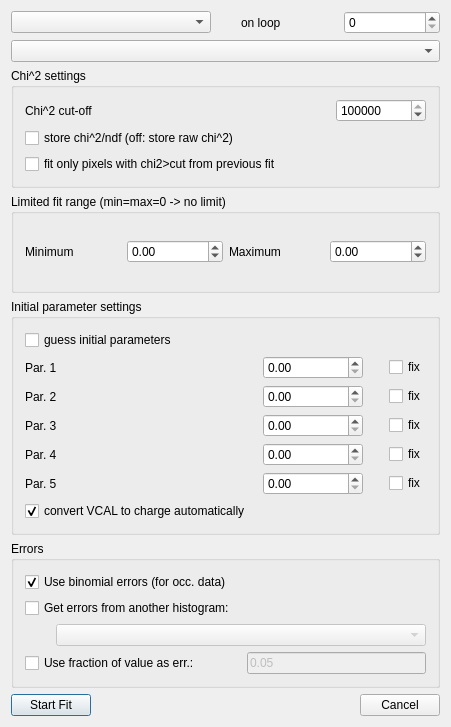
<?xml version="1.0" encoding="UTF-8"?>
<ui version="4.0">
 <class>FitWin</class>
 <widget class="QDialog" name="FitWin">
  <property name="geometry">
   <rect>
    <x>0</x>
    <y>0</y>
    <width>451</width>
    <height>727</height>
   </rect>
  </property>
  <property name="windowTitle">
   <string>Fit settings</string>
  </property>
  <layout class="QVBoxLayout" name="verticalLayout_4">
   <item>
    <layout class="QVBoxLayout" name="verticalLayout_3">
     <item>
      <layout class="QHBoxLayout">
       <item>
        <widget class="QComboBox" name="histoType">
         <property name="minimumSize">
          <size>
           <width>200</width>
           <height>0</height>
          </size>
         </property>
         <property name="currentIndex">
          <number>-1</number>
         </property>
        </widget>
       </item>
       <item>
        <spacer name="loopSpacer">
         <property name="orientation">
          <enum>Qt::Horizontal</enum>
         </property>
         <property name="sizeType">
          <enum>QSizePolicy::Fixed</enum>
         </property>
         <property name="sizeHint" stdset="0">
          <size>
           <width>24</width>
           <height>21</height>
          </size>
         </property>
        </spacer>
       </item>
       <item>
        <widget class="QLabel" name="loopLabel">
         <property name="text">
          <string>on loop</string>
         </property>
         <property name="wordWrap">
          <bool>false</bool>
         </property>
        </widget>
       </item>
       <item>
        <widget class="QSpinBox" name="loopSel"/>
       </item>
      </layout>
     </item>
     <item>
      <widget class="QComboBox" name="FitType">
       <property name="currentIndex">
        <number>-1</number>
       </property>
      </widget>
     </item>
     <item>
      <widget class="QGroupBox" name="Chi2Box">
       <property name="title">
        <string>Chi^2 settings</string>
       </property>
       <layout class="QVBoxLayout" name="verticalLayout_2">
        <item>
         <layout class="QVBoxLayout">
          <item>
           <layout class="QHBoxLayout">
            <property name="spacing">
             <number>6</number>
            </property>
            <property name="leftMargin">
             <number>0</number>
            </property>
            <property name="topMargin">
             <number>0</number>
            </property>
            <property name="rightMargin">
             <number>0</number>
            </property>
            <property name="bottomMargin">
             <number>0</number>
            </property>
            <item>
             <widget class="QLabel" name="ChiLabel">
              <property name="text">
               <string>Chi^2 cut-off</string>
              </property>
              <property name="wordWrap">
               <bool>false</bool>
              </property>
             </widget>
            </item>
            <item>
             <spacer name="Spacer2">
              <property name="orientation">
               <enum>Qt::Horizontal</enum>
              </property>
              <property name="sizeType">
               <enum>QSizePolicy::Expanding</enum>
              </property>
              <property name="sizeHint" stdset="0">
               <size>
                <width>20</width>
                <height>20</height>
               </size>
              </property>
             </spacer>
            </item>
            <item>
             <widget class="QSpinBox" name="ChiCut">
              <property name="minimumSize">
               <size>
                <width>90</width>
                <height>0</height>
               </size>
              </property>
              <property name="maximum">
               <number>999999999</number>
              </property>
              <property name="value">
               <number>100000</number>
              </property>
             </widget>
            </item>
           </layout>
          </item>
          <item>
           <widget class="QCheckBox" name="divndfBox">
            <property name="text">
             <string>store chi^2/ndf (off: store raw chi^2)</string>
            </property>
            <property name="checked">
             <bool>false</bool>
            </property>
           </widget>
          </item>
          <item>
           <widget class="QCheckBox" name="refitBox">
            <property name="text">
             <string>fit only pixels with chi2&gt;cut from previous fit</string>
            </property>
            <property name="checked">
             <bool>false</bool>
            </property>
           </widget>
          </item>
         </layout>
        </item>
       </layout>
      </widget>
     </item>
     <item>
      <widget class="QGroupBox" name="LimitGroup">
       <property name="title">
        <string>Limited fit range (min=max=0 -&gt; no limit)</string>
       </property>
       <layout class="QVBoxLayout" name="verticalLayout_6">
        <item>
         <layout class="QHBoxLayout">
          <item>
           <widget class="QLabel" name="TextLabel1_2_2">
            <property name="text">
             <string>Minimum</string>
            </property>
            <property name="wordWrap">
             <bool>false</bool>
            </property>
           </widget>
          </item>
          <item>
           <widget class="QDoubleSpinBox" name="FitXmin">
            <property name="minimum">
             <double>-99999999.000000000000000</double>
            </property>
            <property name="maximum">
             <double>99999999.000000000000000</double>
            </property>
           </widget>
          </item>
          <item>
           <widget class="QLabel" name="TextLabel1_2_3">
            <property name="text">
             <string>Maximum</string>
            </property>
            <property name="wordWrap">
             <bool>false</bool>
            </property>
           </widget>
          </item>
          <item>
           <widget class="QDoubleSpinBox" name="FitXmax">
            <property name="minimum">
             <double>-999999999.000000000000000</double>
            </property>
            <property name="maximum">
             <double>999999999.000000000000000</double>
            </property>
           </widget>
          </item>
         </layout>
        </item>
       </layout>
      </widget>
     </item>
     <item>
      <widget class="QGroupBox" name="ParameterBox">
       <property name="title">
        <string>Initial parameter settings</string>
       </property>
       <layout class="QVBoxLayout" name="verticalLayout_7">
        <item>
         <layout class="QVBoxLayout" name="verticalLayout">
          <item>
           <widget class="QCheckBox" name="guessParBox">
            <property name="text">
             <string>guess initial parameters</string>
            </property>
           </widget>
          </item>
          <item>
           <layout class="QVBoxLayout">
            <item>
             <layout class="QHBoxLayout">
              <item>
               <widget class="QLabel" name="parLabel1">
                <property name="text">
                 <string>Par. 1</string>
                </property>
                <property name="wordWrap">
                 <bool>false</bool>
                </property>
               </widget>
              </item>
              <item>
               <spacer name="spacerPar1">
                <property name="orientation">
                 <enum>Qt::Horizontal</enum>
                </property>
                <property name="sizeType">
                 <enum>QSizePolicy::Expanding</enum>
                </property>
                <property name="sizeHint" stdset="0">
                 <size>
                  <width>123</width>
                  <height>20</height>
                 </size>
                </property>
               </spacer>
              </item>
              <item>
               <widget class="QDoubleSpinBox" name="parBox1">
                <property name="minimumSize">
                 <size>
                  <width>100</width>
                  <height>0</height>
                 </size>
                </property>
               </widget>
              </item>
              <item>
               <spacer name="spacer2Par1">
                <property name="orientation">
                 <enum>Qt::Horizontal</enum>
                </property>
                <property name="sizeType">
                 <enum>QSizePolicy::Fixed</enum>
                </property>
                <property name="sizeHint" stdset="0">
                 <size>
                  <width>20</width>
                  <height>20</height>
                 </size>
                </property>
               </spacer>
              </item>
              <item>
               <widget class="QCheckBox" name="fixPar1">
                <property name="text">
                 <string>fix</string>
                </property>
               </widget>
              </item>
             </layout>
            </item>
            <item>
             <layout class="QHBoxLayout">
              <item>
               <widget class="QLabel" name="parLabel2">
                <property name="text">
                 <string>Par. 2</string>
                </property>
                <property name="wordWrap">
                 <bool>false</bool>
                </property>
               </widget>
              </item>
              <item>
               <spacer name="spacerPar2">
                <property name="orientation">
                 <enum>Qt::Horizontal</enum>
                </property>
                <property name="sizeType">
                 <enum>QSizePolicy::Expanding</enum>
                </property>
                <property name="sizeHint" stdset="0">
                 <size>
                  <width>123</width>
                  <height>20</height>
                 </size>
                </property>
               </spacer>
              </item>
              <item>
               <widget class="QDoubleSpinBox" name="parBox2">
                <property name="minimumSize">
                 <size>
                  <width>100</width>
                  <height>0</height>
                 </size>
                </property>
               </widget>
              </item>
              <item>
               <spacer name="spacer2Par2">
                <property name="orientation">
                 <enum>Qt::Horizontal</enum>
                </property>
                <property name="sizeType">
                 <enum>QSizePolicy::Fixed</enum>
                </property>
                <property name="sizeHint" stdset="0">
                 <size>
                  <width>20</width>
                  <height>20</height>
                 </size>
                </property>
               </spacer>
              </item>
              <item>
               <widget class="QCheckBox" name="fixPar2">
                <property name="text">
                 <string>fix</string>
                </property>
               </widget>
              </item>
             </layout>
            </item>
            <item>
             <layout class="QHBoxLayout">
              <item>
               <widget class="QLabel" name="parLabel3">
                <property name="text">
                 <string>Par. 3</string>
                </property>
                <property name="wordWrap">
                 <bool>false</bool>
                </property>
               </widget>
              </item>
              <item>
               <spacer name="spacerPar3">
                <property name="orientation">
                 <enum>Qt::Horizontal</enum>
                </property>
                <property name="sizeType">
                 <enum>QSizePolicy::Expanding</enum>
                </property>
                <property name="sizeHint" stdset="0">
                 <size>
                  <width>123</width>
                  <height>20</height>
                 </size>
                </property>
               </spacer>
              </item>
              <item>
               <widget class="QDoubleSpinBox" name="parBox3">
                <property name="minimumSize">
                 <size>
                  <width>100</width>
                  <height>0</height>
                 </size>
                </property>
               </widget>
              </item>
              <item>
               <spacer name="spacer2Par3">
                <property name="orientation">
                 <enum>Qt::Horizontal</enum>
                </property>
                <property name="sizeType">
                 <enum>QSizePolicy::Fixed</enum>
                </property>
                <property name="sizeHint" stdset="0">
                 <size>
                  <width>20</width>
                  <height>20</height>
                 </size>
                </property>
               </spacer>
              </item>
              <item>
               <widget class="QCheckBox" name="fixPar3">
                <property name="text">
                 <string>fix</string>
                </property>
               </widget>
              </item>
             </layout>
            </item>
            <item>
             <layout class="QHBoxLayout">
              <item>
               <widget class="QLabel" name="parLabel4">
                <property name="text">
                 <string>Par. 4</string>
                </property>
                <property name="wordWrap">
                 <bool>false</bool>
                </property>
               </widget>
              </item>
              <item>
               <spacer name="spacerPar4">
                <property name="orientation">
                 <enum>Qt::Horizontal</enum>
                </property>
                <property name="sizeType">
                 <enum>QSizePolicy::Expanding</enum>
                </property>
                <property name="sizeHint" stdset="0">
                 <size>
                  <width>130</width>
                  <height>20</height>
                 </size>
                </property>
               </spacer>
              </item>
              <item>
               <widget class="QDoubleSpinBox" name="parBox4">
                <property name="minimumSize">
                 <size>
                  <width>100</width>
                  <height>0</height>
                 </size>
                </property>
               </widget>
              </item>
              <item>
               <spacer name="spacer2Par4">
                <property name="orientation">
                 <enum>Qt::Horizontal</enum>
                </property>
                <property name="sizeType">
                 <enum>QSizePolicy::Fixed</enum>
                </property>
                <property name="sizeHint" stdset="0">
                 <size>
                  <width>20</width>
                  <height>20</height>
                 </size>
                </property>
               </spacer>
              </item>
              <item>
               <widget class="QCheckBox" name="fixPar4">
                <property name="text">
                 <string>fix</string>
                </property>
               </widget>
              </item>
             </layout>
            </item>
            <item>
             <layout class="QHBoxLayout">
              <item>
               <widget class="QLabel" name="parLabel5">
                <property name="text">
                 <string>Par. 5</string>
                </property>
                <property name="wordWrap">
                 <bool>false</bool>
                </property>
               </widget>
              </item>
              <item>
               <spacer name="spacerPar5">
                <property name="orientation">
                 <enum>Qt::Horizontal</enum>
                </property>
                <property name="sizeType">
                 <enum>QSizePolicy::Expanding</enum>
                </property>
                <property name="sizeHint" stdset="0">
                 <size>
                  <width>130</width>
                  <height>20</height>
                 </size>
                </property>
               </spacer>
              </item>
              <item>
               <widget class="QDoubleSpinBox" name="parBox5">
                <property name="minimumSize">
                 <size>
                  <width>100</width>
                  <height>0</height>
                 </size>
                </property>
               </widget>
              </item>
              <item>
               <spacer name="spacer2Par5">
                <property name="orientation">
                 <enum>Qt::Horizontal</enum>
                </property>
                <property name="sizeType">
                 <enum>QSizePolicy::Fixed</enum>
                </property>
                <property name="sizeHint" stdset="0">
                 <size>
                  <width>20</width>
                  <height>20</height>
                 </size>
                </property>
               </spacer>
              </item>
              <item>
               <widget class="QCheckBox" name="fixPar5">
                <property name="text">
                 <string>fix</string>
                </property>
               </widget>
              </item>
             </layout>
            </item>
           </layout>
          </item>
          <item>
           <widget class="QCheckBox" name="vcalBox">
            <property name="text">
             <string>convert VCAL to charge automatically</string>
            </property>
            <property name="checked">
             <bool>true</bool>
            </property>
           </widget>
          </item>
         </layout>
        </item>
       </layout>
      </widget>
     </item>
     <item>
      <widget class="QGroupBox" name="ErrorBox">
       <property name="title">
        <string>Errors</string>
       </property>
       <layout class="QVBoxLayout" name="verticalLayout_5">
        <item>
         <layout class="QVBoxLayout">
          <item>
           <widget class="QCheckBox" name="binomialBox">
            <property name="text">
             <string>Use binomial errors (for occ. data)</string>
            </property>
            <property name="checked">
             <bool>true</bool>
            </property>
           </widget>
          </item>
          <item>
           <widget class="QCheckBox" name="fromHistoBox">
            <property name="enabled">
             <bool>true</bool>
            </property>
            <property name="text">
             <string>Get errors from another histogram:</string>
            </property>
           </widget>
          </item>
          <item>
           <layout class="QHBoxLayout">
            <item>
             <spacer name="spacer6">
              <property name="orientation">
               <enum>Qt::Horizontal</enum>
              </property>
              <property name="sizeType">
               <enum>QSizePolicy::Fixed</enum>
              </property>
              <property name="sizeHint" stdset="0">
               <size>
                <width>31</width>
                <height>21</height>
               </size>
              </property>
             </spacer>
            </item>
            <item>
             <widget class="QComboBox" name="errorCBox">
              <property name="enabled">
               <bool>false</bool>
              </property>
             </widget>
            </item>
           </layout>
          </item>
          <item>
           <layout class="QHBoxLayout">
            <item>
             <widget class="QCheckBox" name="fractBox">
              <property name="text">
               <string>Use fraction of value as err.:</string>
              </property>
             </widget>
            </item>
            <item>
             <spacer name="spacer9">
              <property name="orientation">
               <enum>Qt::Horizontal</enum>
              </property>
              <property name="sizeType">
               <enum>QSizePolicy::Fixed</enum>
              </property>
              <property name="sizeHint" stdset="0">
               <size>
                <width>41</width>
                <height>21</height>
               </size>
              </property>
             </spacer>
            </item>
            <item>
             <widget class="QLineEdit" name="fractEdit">
              <property name="enabled">
               <bool>false</bool>
              </property>
              <property name="text">
               <string>0.05</string>
              </property>
             </widget>
            </item>
           </layout>
          </item>
         </layout>
        </item>
       </layout>
      </widget>
     </item>
     <item>
      <layout class="QHBoxLayout">
       <property name="spacing">
        <number>6</number>
       </property>
       <property name="leftMargin">
        <number>0</number>
       </property>
       <property name="topMargin">
        <number>0</number>
       </property>
       <property name="rightMargin">
        <number>0</number>
       </property>
       <property name="bottomMargin">
        <number>0</number>
       </property>
       <item>
        <widget class="QPushButton" name="OKButt">
         <property name="text">
          <string>Start Fit</string>
         </property>
        </widget>
       </item>
       <item>
        <spacer name="Spacer1">
         <property name="orientation">
          <enum>Qt::Horizontal</enum>
         </property>
         <property name="sizeType">
          <enum>QSizePolicy::Expanding</enum>
         </property>
         <property name="sizeHint" stdset="0">
          <size>
           <width>20</width>
           <height>20</height>
          </size>
         </property>
        </spacer>
       </item>
       <item>
        <widget class="QPushButton" name="CancButt">
         <property name="text">
          <string>Cancel</string>
         </property>
        </widget>
       </item>
      </layout>
     </item>
    </layout>
   </item>
  </layout>
 </widget>
 <layoutdefault spacing="6" margin="11"/>
 <pixmapfunction>qPixmapFromMimeSource</pixmapfunction>
 <resources/>
 <connections>
  <connection>
   <sender>fromHistoBox</sender>
   <signal>toggled(bool)</signal>
   <receiver>errorCBox</receiver>
   <slot>setEnabled(bool)</slot>
   <hints>
    <hint type="sourcelabel">
     <x>40</x>
     <y>574</y>
    </hint>
    <hint type="destinationlabel">
     <x>78</x>
     <y>602</y>
    </hint>
   </hints>
  </connection>
  <connection>
   <sender>fractBox</sender>
   <signal>toggled(bool)</signal>
   <receiver>fractEdit</receiver>
   <slot>setEnabled(bool)</slot>
   <hints>
    <hint type="sourcelabel">
     <x>41</x>
     <y>631</y>
    </hint>
    <hint type="destinationlabel">
     <x>275</x>
     <y>632</y>
    </hint>
   </hints>
  </connection>
  <connection>
   <sender>guessParBox</sender>
   <signal>toggled(bool)</signal>
   <receiver>fixPar1</receiver>
   <slot>setDisabled(bool)</slot>
   <hints>
    <hint type="sourcelabel">
     <x>95</x>
     <y>309</y>
    </hint>
    <hint type="destinationlabel">
     <x>402</x>
     <y>334</y>
    </hint>
   </hints>
  </connection>
  <connection>
   <sender>guessParBox</sender>
   <signal>toggled(bool)</signal>
   <receiver>fixPar2</receiver>
   <slot>setDisabled(bool)</slot>
   <hints>
    <hint type="sourcelabel">
     <x>48</x>
     <y>312</y>
    </hint>
    <hint type="destinationlabel">
     <x>405</x>
     <y>365</y>
    </hint>
   </hints>
  </connection>
  <connection>
   <sender>guessParBox</sender>
   <signal>toggled(bool)</signal>
   <receiver>fixPar3</receiver>
   <slot>setDisabled(bool)</slot>
   <hints>
    <hint type="sourcelabel">
     <x>80</x>
     <y>310</y>
    </hint>
    <hint type="destinationlabel">
     <x>428</x>
     <y>409</y>
    </hint>
   </hints>
  </connection>
  <connection>
   <sender>guessParBox</sender>
   <signal>toggled(bool)</signal>
   <receiver>fixPar4</receiver>
   <slot>setDisabled(bool)</slot>
   <hints>
    <hint type="sourcelabel">
     <x>78</x>
     <y>305</y>
    </hint>
    <hint type="destinationlabel">
     <x>397</x>
     <y>426</y>
    </hint>
   </hints>
  </connection>
  <connection>
   <sender>guessParBox</sender>
   <signal>toggled(bool)</signal>
   <receiver>fixPar5</receiver>
   <slot>setDisabled(bool)</slot>
   <hints>
    <hint type="sourcelabel">
     <x>106</x>
     <y>303</y>
    </hint>
    <hint type="destinationlabel">
     <x>403</x>
     <y>451</y>
    </hint>
   </hints>
  </connection>
  <connection>
   <sender>guessParBox</sender>
   <signal>toggled(bool)</signal>
   <receiver>parBox1</receiver>
   <slot>setDisabled(bool)</slot>
   <hints>
    <hint type="sourcelabel">
     <x>38</x>
     <y>315</y>
    </hint>
    <hint type="destinationlabel">
     <x>290</x>
     <y>349</y>
    </hint>
   </hints>
  </connection>
  <connection>
   <sender>guessParBox</sender>
   <signal>toggled(bool)</signal>
   <receiver>parBox2</receiver>
   <slot>setDisabled(bool)</slot>
   <hints>
    <hint type="sourcelabel">
     <x>59</x>
     <y>314</y>
    </hint>
    <hint type="destinationlabel">
     <x>293</x>
     <y>374</y>
    </hint>
   </hints>
  </connection>
  <connection>
   <sender>guessParBox</sender>
   <signal>toggled(bool)</signal>
   <receiver>parBox3</receiver>
   <slot>setDisabled(bool)</slot>
   <hints>
    <hint type="sourcelabel">
     <x>24</x>
     <y>313</y>
    </hint>
    <hint type="destinationlabel">
     <x>292</x>
     <y>401</y>
    </hint>
   </hints>
  </connection>
  <connection>
   <sender>guessParBox</sender>
   <signal>toggled(bool)</signal>
   <receiver>parBox4</receiver>
   <slot>setDisabled(bool)</slot>
   <hints>
    <hint type="sourcelabel">
     <x>142</x>
     <y>313</y>
    </hint>
    <hint type="destinationlabel">
     <x>279</x>
     <y>430</y>
    </hint>
   </hints>
  </connection>
  <connection>
   <sender>guessParBox</sender>
   <signal>toggled(bool)</signal>
   <receiver>parBox5</receiver>
   <slot>setDisabled(bool)</slot>
   <hints>
    <hint type="sourcelabel">
     <x>167</x>
     <y>310</y>
    </hint>
    <hint type="destinationlabel">
     <x>285</x>
     <y>458</y>
    </hint>
   </hints>
  </connection>
 </connections>
</ui>
